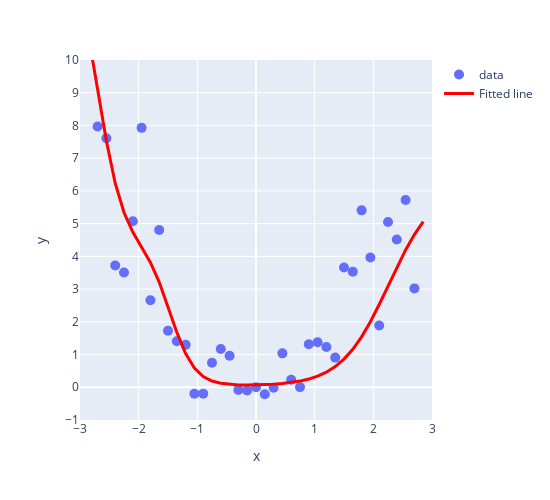

The cell this chart's notebook holds for it:
### Code cell
plot_regression(X, y, model(X[:, None]).detach(), y_range=[-1, 10], dy=1)
